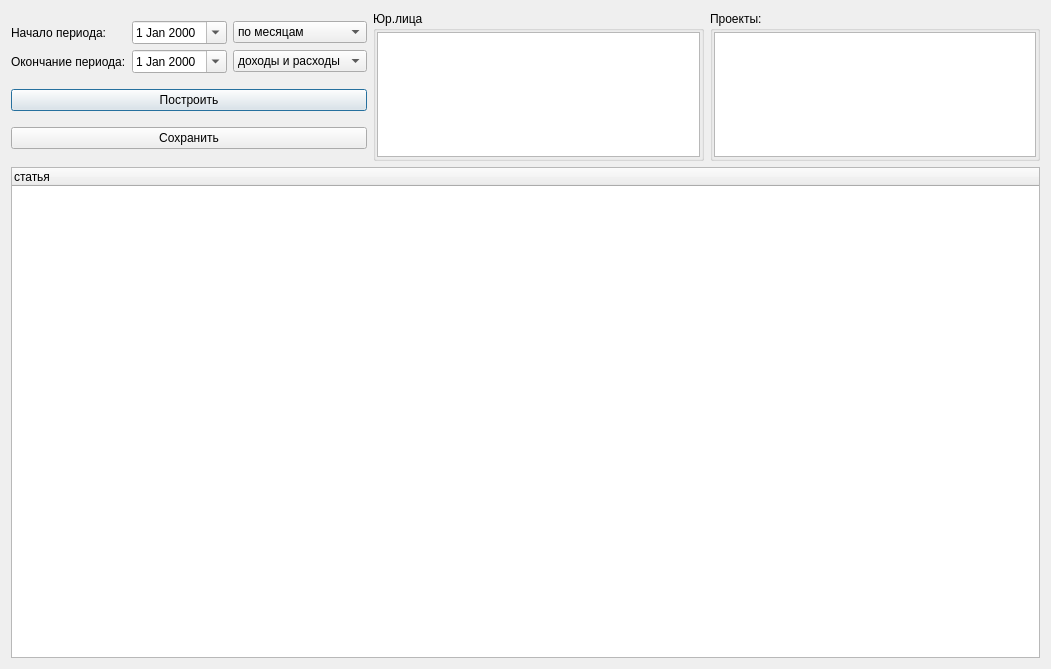
<?xml version="1.0" encoding="UTF-8"?>
<ui version="4.0">
 <class>ZProtokol</class>
 <widget class="QDialog" name="ZProtokol">
  <property name="geometry">
   <rect>
    <x>0</x>
    <y>0</y>
    <width>1051</width>
    <height>669</height>
   </rect>
  </property>
  <property name="windowTitle">
   <string>Отчет за период</string>
  </property>
  <property name="windowIcon">
   <iconset resource="../plan_fakt.qrc">
    <normaloff>:/images/table.png</normaloff>:/images/table.png</iconset>
  </property>
  <layout class="QGridLayout" name="gridLayout_4">
   <item row="0" column="0">
    <layout class="QHBoxLayout" name="horizontalLayout">
     <item>
      <layout class="QVBoxLayout" name="verticalLayout">
       <item>
        <layout class="QGridLayout" name="gridLayout_3">
         <item row="0" column="0">
          <widget class="QLabel" name="label">
           <property name="text">
            <string>Начало периода:</string>
           </property>
          </widget>
         </item>
         <item row="0" column="1">
          <widget class="QDateEdit" name="dateStart">
           <property name="calendarPopup">
            <bool>true</bool>
           </property>
          </widget>
         </item>
         <item row="0" column="2">
          <widget class="QComboBox" name="cboInterval">
           <item>
            <property name="text">
             <string>по месяцам</string>
            </property>
           </item>
           <item>
            <property name="text">
             <string>по кварталам</string>
            </property>
           </item>
           <item>
            <property name="text">
             <string>по годам</string>
            </property>
           </item>
          </widget>
         </item>
         <item row="1" column="0">
          <widget class="QLabel" name="label_2">
           <property name="text">
            <string>Окончание периода:</string>
           </property>
          </widget>
         </item>
         <item row="1" column="1">
          <widget class="QDateEdit" name="dateEnd">
           <property name="calendarPopup">
            <bool>true</bool>
           </property>
          </widget>
         </item>
         <item row="1" column="2">
          <widget class="QComboBox" name="cboSections">
           <item>
            <property name="text">
             <string>доходы и расходы</string>
            </property>
           </item>
           <item>
            <property name="text">
             <string>доходы</string>
            </property>
           </item>
           <item>
            <property name="text">
             <string>расходы</string>
            </property>
           </item>
          </widget>
         </item>
        </layout>
       </item>
       <item>
        <widget class="QPushButton" name="cmdBuild">
         <property name="text">
          <string>Построить</string>
         </property>
        </widget>
       </item>
       <item>
        <widget class="QPushButton" name="cmdSave">
         <property name="text">
          <string>Сохранить</string>
         </property>
        </widget>
       </item>
      </layout>
     </item>
     <item>
      <widget class="QGroupBox" name="groupBox">
       <property name="minimumSize">
        <size>
         <width>0</width>
         <height>60</height>
        </size>
       </property>
       <property name="maximumSize">
        <size>
         <width>16777215</width>
         <height>150</height>
        </size>
       </property>
       <property name="title">
        <string>Юр.лица</string>
       </property>
       <layout class="QGridLayout" name="gridLayout">
        <property name="margin">
         <number>1</number>
        </property>
        <property name="spacing">
         <number>1</number>
        </property>
        <item row="0" column="0">
         <widget class="QListWidget" name="listUrPersons">
          <property name="minimumSize">
           <size>
            <width>0</width>
            <height>50</height>
           </size>
          </property>
          <property name="maximumSize">
           <size>
            <width>16777215</width>
            <height>150</height>
           </size>
          </property>
         </widget>
        </item>
       </layout>
      </widget>
     </item>
     <item>
      <widget class="QGroupBox" name="groupBox_2">
       <property name="minimumSize">
        <size>
         <width>0</width>
         <height>60</height>
        </size>
       </property>
       <property name="maximumSize">
        <size>
         <width>16777215</width>
         <height>150</height>
        </size>
       </property>
       <property name="title">
        <string>Проекты:</string>
       </property>
       <layout class="QGridLayout" name="gridLayout_2">
        <property name="margin">
         <number>1</number>
        </property>
        <property name="spacing">
         <number>1</number>
        </property>
        <item row="0" column="0">
         <widget class="QListWidget" name="listProjects">
          <property name="minimumSize">
           <size>
            <width>0</width>
            <height>50</height>
           </size>
          </property>
          <property name="maximumSize">
           <size>
            <width>16777215</width>
            <height>150</height>
           </size>
          </property>
         </widget>
        </item>
       </layout>
      </widget>
     </item>
    </layout>
   </item>
   <item row="1" column="0">
    <widget class="QTreeWidget" name="tree">
     <property name="sizePolicy">
      <sizepolicy hsizetype="Expanding" vsizetype="Expanding">
       <horstretch>0</horstretch>
       <verstretch>0</verstretch>
      </sizepolicy>
     </property>
     <column>
      <property name="text">
       <string notr="true">статья</string>
      </property>
     </column>
    </widget>
   </item>
  </layout>
 </widget>
 <layoutdefault spacing="6" margin="11"/>
 <resources>
  <include location="../plan_fakt.qrc"/>
 </resources>
 <connections/>
</ui>
